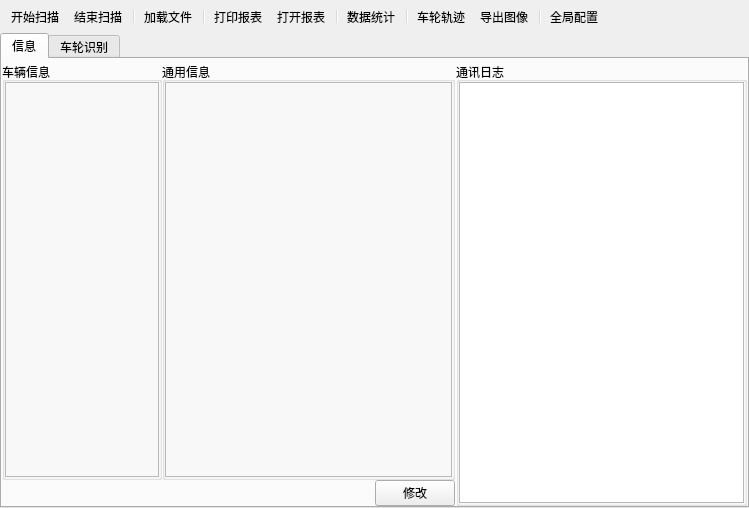
<?xml version="1.0" encoding="UTF-8"?>
<ui version="4.0">
 <class>ControlPanel</class>
 <widget class="QDockWidget" name="ControlPanel">
  <property name="geometry">
   <rect>
    <x>0</x>
    <y>0</y>
    <width>749</width>
    <height>508</height>
   </rect>
  </property>
  <property name="windowTitle">
   <string>控制面板</string>
  </property>
  <widget class="QWidget" name="dockWidgetContents">
   <layout class="QGridLayout" name="gridLayout_2">
    <property name="leftMargin">
     <number>0</number>
    </property>
    <property name="topMargin">
     <number>0</number>
    </property>
    <property name="rightMargin">
     <number>0</number>
    </property>
    <property name="bottomMargin">
     <number>0</number>
    </property>
    <property name="spacing">
     <number>0</number>
    </property>
    <item row="0" column="0">
     <widget class="QToolBar" name="toolbar">
      <property name="sizePolicy">
       <sizepolicy hsizetype="Preferred" vsizetype="Fixed">
        <horstretch>0</horstretch>
        <verstretch>0</verstretch>
       </sizepolicy>
      </property>
      <property name="maximumSize">
       <size>
        <width>16777215</width>
        <height>16777215</height>
       </size>
      </property>
      <property name="iconSize">
       <size>
        <width>16</width>
        <height>16</height>
       </size>
      </property>
      <addaction name="actionStart"/>
      <addaction name="actionStop"/>
      <addaction name="separator"/>
      <addaction name="actionLoad"/>
      <addaction name="separator"/>
      <addaction name="actionGenerateReport"/>
      <addaction name="actionOpenReport"/>
      <addaction name="separator"/>
      <addaction name="actionStatistics"/>
      <addaction name="separator"/>
      <addaction name="actionPlot"/>
      <addaction name="actionMakeImage"/>
      <addaction name="separator"/>
      <addaction name="actionConfig"/>
     </widget>
    </item>
    <item row="1" column="0">
     <widget class="QTabWidget" name="tabWidget">
      <property name="currentIndex">
       <number>0</number>
      </property>
      <widget class="QWidget" name="tab">
       <attribute name="title">
        <string>信息</string>
       </attribute>
       <layout class="QGridLayout" name="gridLayout_7">
        <property name="leftMargin">
         <number>0</number>
        </property>
        <property name="topMargin">
         <number>3</number>
        </property>
        <property name="rightMargin">
         <number>0</number>
        </property>
        <property name="bottomMargin">
         <number>0</number>
        </property>
        <property name="spacing">
         <number>0</number>
        </property>
        <item row="0" column="0">
         <widget class="QSplitter" name="splitter_2">
          <property name="orientation">
           <enum>Qt::Horizontal</enum>
          </property>
          <property name="handleWidth">
           <number>1</number>
          </property>
          <widget class="QWidget" name="layoutWidget">
           <layout class="QGridLayout" name="gridLayout_6">
            <property name="spacing">
             <number>0</number>
            </property>
            <item row="0" column="0">
             <widget class="QGroupBox" name="groupBox_2">
              <property name="minimumSize">
               <size>
                <width>160</width>
                <height>0</height>
               </size>
              </property>
              <property name="maximumSize">
               <size>
                <width>160</width>
                <height>16777215</height>
               </size>
              </property>
              <property name="title">
               <string>车辆信息</string>
              </property>
              <layout class="QGridLayout" name="gridLayout_4">
               <property name="leftMargin">
                <number>0</number>
               </property>
               <property name="topMargin">
                <number>0</number>
               </property>
               <property name="rightMargin">
                <number>0</number>
               </property>
               <property name="bottomMargin">
                <number>0</number>
               </property>
               <property name="spacing">
                <number>0</number>
               </property>
               <item row="0" column="0">
                <widget class="PanelTrainInfo" name="trainInfo">
                 <property name="sizePolicy">
                  <sizepolicy hsizetype="Expanding" vsizetype="Expanding">
                   <horstretch>0</horstretch>
                   <verstretch>0</verstretch>
                  </sizepolicy>
                 </property>
                 <property name="minimumSize">
                  <size>
                   <width>0</width>
                   <height>0</height>
                  </size>
                 </property>
                 <property name="maximumSize">
                  <size>
                   <width>16777215</width>
                   <height>16777215</height>
                  </size>
                 </property>
                 <property name="frameShape">
                  <enum>QFrame::StyledPanel</enum>
                 </property>
                 <property name="frameShadow">
                  <enum>QFrame::Raised</enum>
                 </property>
                </widget>
               </item>
              </layout>
             </widget>
            </item>
            <item row="0" column="1">
             <widget class="QGroupBox" name="groupBox">
              <property name="sizePolicy">
               <sizepolicy hsizetype="Preferred" vsizetype="Preferred">
                <horstretch>0</horstretch>
                <verstretch>0</verstretch>
               </sizepolicy>
              </property>
              <property name="title">
               <string>通用信息</string>
              </property>
              <layout class="QGridLayout" name="gridLayout_3">
               <property name="leftMargin">
                <number>0</number>
               </property>
               <property name="topMargin">
                <number>0</number>
               </property>
               <property name="rightMargin">
                <number>0</number>
               </property>
               <property name="bottomMargin">
                <number>0</number>
               </property>
               <property name="spacing">
                <number>0</number>
               </property>
               <item row="0" column="0">
                <widget class="PanelDocumentInfo" name="documentInfo">
                 <property name="sizePolicy">
                  <sizepolicy hsizetype="Expanding" vsizetype="Expanding">
                   <horstretch>0</horstretch>
                   <verstretch>0</verstretch>
                  </sizepolicy>
                 </property>
                 <property name="minimumSize">
                  <size>
                   <width>0</width>
                   <height>0</height>
                  </size>
                 </property>
                 <property name="maximumSize">
                  <size>
                   <width>16777215</width>
                   <height>16777215</height>
                  </size>
                 </property>
                 <property name="frameShape">
                  <enum>QFrame::StyledPanel</enum>
                 </property>
                 <property name="frameShadow">
                  <enum>QFrame::Raised</enum>
                 </property>
                </widget>
               </item>
              </layout>
             </widget>
            </item>
            <item row="1" column="0" colspan="2">
             <layout class="QHBoxLayout" name="horizontalLayout">
              <item>
               <spacer name="horizontalSpacer">
                <property name="orientation">
                 <enum>Qt::Horizontal</enum>
                </property>
                <property name="sizeHint" stdset="0">
                 <size>
                  <width>328</width>
                  <height>20</height>
                 </size>
                </property>
               </spacer>
              </item>
              <item>
               <widget class="QPushButton" name="modify">
                <property name="text">
                 <string>修改</string>
                </property>
                <property name="checkable">
                 <bool>true</bool>
                </property>
               </widget>
              </item>
             </layout>
            </item>
           </layout>
          </widget>
          <widget class="QGroupBox" name="groupBox_3">
           <property name="title">
            <string>通讯日志</string>
           </property>
           <layout class="QGridLayout" name="gridLayout_5">
            <property name="leftMargin">
             <number>0</number>
            </property>
            <property name="topMargin">
             <number>0</number>
            </property>
            <property name="rightMargin">
             <number>0</number>
            </property>
            <property name="bottomMargin">
             <number>0</number>
            </property>
            <property name="spacing">
             <number>0</number>
            </property>
            <item row="0" column="1">
             <widget class="QPlainTextEdit" name="log"/>
            </item>
           </layout>
          </widget>
         </widget>
        </item>
       </layout>
      </widget>
      <widget class="QWidget" name="tab_2">
       <attribute name="title">
        <string>车轮识别</string>
       </attribute>
       <layout class="QGridLayout" name="gridLayout">
        <property name="leftMargin">
         <number>0</number>
        </property>
        <property name="topMargin">
         <number>0</number>
        </property>
        <property name="rightMargin">
         <number>0</number>
        </property>
        <property name="bottomMargin">
         <number>0</number>
        </property>
        <property name="spacing">
         <number>0</number>
        </property>
        <item row="0" column="0">
         <widget class="QSplitter" name="splitter">
          <property name="sizePolicy">
           <sizepolicy hsizetype="Expanding" vsizetype="Expanding">
            <horstretch>0</horstretch>
            <verstretch>0</verstretch>
           </sizepolicy>
          </property>
          <property name="orientation">
           <enum>Qt::Vertical</enum>
          </property>
          <property name="handleWidth">
           <number>1</number>
          </property>
          <property name="childrenCollapsible">
           <bool>false</bool>
          </property>
          <widget class="QWidget" name="layoutWidget">
           <layout class="QHBoxLayout" name="horizontalLayout_2">
            <property name="spacing">
             <number>0</number>
            </property>
            <item>
             <widget class="QLabel" name="labelLeft_2">
              <property name="text">
               <string>右</string>
              </property>
             </widget>
            </item>
            <item>
             <widget class="BScanChart" name="chartRight">
              <property name="renderHints">
               <set>QPainter::Antialiasing|QPainter::TextAntialiasing</set>
              </property>
              <property name="dragMode">
               <enum>QGraphicsView::RubberBandDrag</enum>
              </property>
             </widget>
            </item>
           </layout>
          </widget>
          <widget class="QWidget" name="layoutWidget">
           <layout class="QHBoxLayout" name="horizontalLayout_3">
            <property name="spacing">
             <number>0</number>
            </property>
            <item>
             <widget class="QLabel" name="labelLeft">
              <property name="text">
               <string>左</string>
              </property>
             </widget>
            </item>
            <item>
             <widget class="BScanChart" name="chartLeft">
              <property name="renderHints">
               <set>QPainter::Antialiasing|QPainter::TextAntialiasing</set>
              </property>
              <property name="dragMode">
               <enum>QGraphicsView::RubberBandDrag</enum>
              </property>
             </widget>
            </item>
           </layout>
          </widget>
         </widget>
        </item>
       </layout>
      </widget>
     </widget>
    </item>
   </layout>
  </widget>
  <action name="actionStart">
   <property name="icon">
    <iconset resource="../../Resources/icons/Fatcow.qrc">
     <normaloff>:/fatcow/16x16/control_play_blue.png</normaloff>:/fatcow/16x16/control_play_blue.png</iconset>
   </property>
   <property name="text">
    <string>开始扫描</string>
   </property>
   <property name="toolTip">
    <string>开始扫描</string>
   </property>
  </action>
  <action name="actionStop">
   <property name="icon">
    <iconset resource="../../Resources/icons/Fatcow.qrc">
     <normaloff>:/fatcow/16x16/control_stop_blue.png</normaloff>:/fatcow/16x16/control_stop_blue.png</iconset>
   </property>
   <property name="text">
    <string>结束扫描</string>
   </property>
   <property name="toolTip">
    <string>结束扫描</string>
   </property>
  </action>
  <action name="actionLoad">
   <property name="icon">
    <iconset resource="../../Resources/icons/Fatcow.qrc">
     <normaloff>:/fatcow/16x16/folder_vertical_open.png</normaloff>:/fatcow/16x16/folder_vertical_open.png</iconset>
   </property>
   <property name="text">
    <string>加载文件</string>
   </property>
   <property name="toolTip">
    <string>加载文件</string>
   </property>
  </action>
  <action name="actionStatistics">
   <property name="icon">
    <iconset resource="../../Resources/icons/Fatcow.qrc">
     <normaloff>:/fatcow/16x16/statistics.png</normaloff>:/fatcow/16x16/statistics.png</iconset>
   </property>
   <property name="text">
    <string>数据统计</string>
   </property>
   <property name="toolTip">
    <string>数据统计</string>
   </property>
  </action>
  <action name="actionGenerateReport">
   <property name="icon">
    <iconset resource="../../Resources/icons/Fatcow.qrc">
     <normaloff>:/fatcow/16x16/report_word.png</normaloff>:/fatcow/16x16/report_word.png</iconset>
   </property>
   <property name="text">
    <string>打印报表</string>
   </property>
   <property name="toolTip">
    <string>打印报表</string>
   </property>
  </action>
  <action name="actionConfig">
   <property name="icon">
    <iconset resource="../../Resources/icons/Fatcow.qrc">
     <normaloff>:/fatcow/16x16/cog.png</normaloff>:/fatcow/16x16/cog.png</iconset>
   </property>
   <property name="text">
    <string>全局配置</string>
   </property>
   <property name="toolTip">
    <string>全局配置</string>
   </property>
  </action>
  <action name="actionPlot">
   <property name="icon">
    <iconset resource="../../Resources/icons/Fatcow.qrc">
     <normaloff>:/fatcow/16x16/plotchart.png</normaloff>:/fatcow/16x16/plotchart.png</iconset>
   </property>
   <property name="text">
    <string>车轮轨迹</string>
   </property>
   <property name="toolTip">
    <string>车轮轨迹</string>
   </property>
  </action>
  <action name="actionMakeImage">
   <property name="icon">
    <iconset resource="../../Resources/icons/Fatcow.qrc">
     <normaloff>:/fatcow/16x16/image.png</normaloff>:/fatcow/16x16/image.png</iconset>
   </property>
   <property name="text">
    <string>导出图像</string>
   </property>
   <property name="toolTip">
    <string>导出图像</string>
   </property>
  </action>
  <action name="actionOpenReport">
   <property name="icon">
    <iconset resource="../../Resources/icons/Fatcow.qrc">
     <normaloff>:/fatcow/16x16/report_magnify.png</normaloff>:/fatcow/16x16/report_magnify.png</iconset>
   </property>
   <property name="text">
    <string>打开报表</string>
   </property>
   <property name="toolTip">
    <string>打开报表</string>
   </property>
  </action>
  <action name="actionDestruct">
   <property name="text">
    <string>析构WheelDataset</string>
   </property>
   <property name="toolTip">
    <string>析构WheelDataset</string>
   </property>
  </action>
  <action name="actionStructure">
   <property name="text">
    <string>构造WheelDataset</string>
   </property>
   <property name="toolTip">
    <string>构造WheelDataset</string>
   </property>
  </action>
 </widget>
 <customwidgets>
  <customwidget>
   <class>BScanChart</class>
   <extends>QGraphicsView</extends>
   <header>Plot/BScanChart.h</header>
  </customwidget>
  <customwidget>
   <class>PanelTrainInfo</class>
   <extends>QFrame</extends>
   <header>PanelTrainInfo.h</header>
   <container>1</container>
  </customwidget>
  <customwidget>
   <class>PanelDocumentInfo</class>
   <extends>QFrame</extends>
   <header>PanelDocumentInfo.h</header>
   <container>1</container>
  </customwidget>
 </customwidgets>
 <resources>
  <include location="../../Resources/icons/Fatcow.qrc"/>
 </resources>
 <connections/>
</ui>
